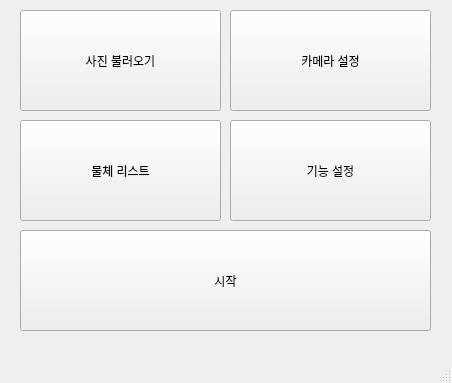
<?xml version="1.0" encoding="UTF-8"?>
<ui version="4.0">
 <class>MainUI</class>
 <widget class="QMainWindow" name="MainUI">
  <property name="geometry">
   <rect>
    <x>0</x>
    <y>0</y>
    <width>452</width>
    <height>383</height>
   </rect>
  </property>
  <property name="windowTitle">
   <string>MainWindow</string>
  </property>
  <widget class="QWidget" name="centralwidget">
   <widget class="QPushButton" name="pushButton">
    <property name="geometry">
     <rect>
      <x>20</x>
      <y>10</y>
      <width>201</width>
      <height>101</height>
     </rect>
    </property>
    <property name="text">
     <string>사진 불러오기</string>
    </property>
   </widget>
   <widget class="QPushButton" name="pushButton_2">
    <property name="geometry">
     <rect>
      <x>230</x>
      <y>10</y>
      <width>201</width>
      <height>101</height>
     </rect>
    </property>
    <property name="text">
     <string>카메라 설정</string>
    </property>
   </widget>
   <widget class="QPushButton" name="pushButton_3">
    <property name="geometry">
     <rect>
      <x>230</x>
      <y>120</y>
      <width>201</width>
      <height>101</height>
     </rect>
    </property>
    <property name="text">
     <string>기능 설정</string>
    </property>
   </widget>
   <widget class="QPushButton" name="pushButton_4">
    <property name="geometry">
     <rect>
      <x>20</x>
      <y>120</y>
      <width>201</width>
      <height>101</height>
     </rect>
    </property>
    <property name="text">
     <string>물체 리스트</string>
    </property>
   </widget>
   <widget class="QPushButton" name="pushButton_5">
    <property name="geometry">
     <rect>
      <x>20</x>
      <y>230</y>
      <width>411</width>
      <height>101</height>
     </rect>
    </property>
    <property name="text">
     <string>시작</string>
    </property>
   </widget>
  </widget>
  <widget class="QMenuBar" name="menubar">
   <property name="geometry">
    <rect>
     <x>0</x>
     <y>0</y>
     <width>452</width>
     <height>22</height>
    </rect>
   </property>
  </widget>
  <widget class="QStatusBar" name="statusbar"/>
 </widget>
 <resources/>
 <connections/>
</ui>
